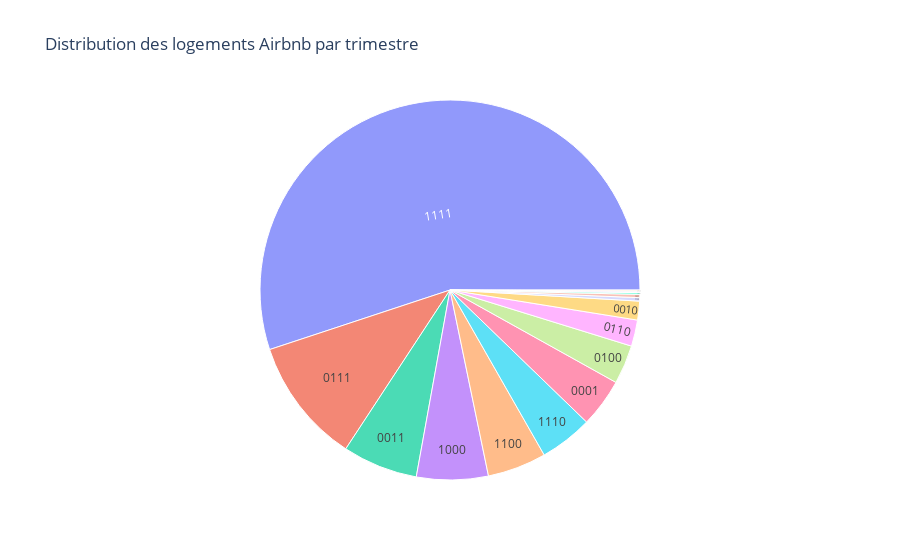

Write notebook code for a chart like this one.
### Markdown cell above
#Analyse de la persistance des annonces Airbnb au fil des trimestres
 
 Ce bloc de code vise à évaluer la continuité des annonces Airbnb sur quatre périodes distinctes.
 Pour chaque période (trimestre), les identifiants uniques des logements sont extraits et comparés.
 Une matrice binaire est ensuite construite pour représenter la présence (1) ou l'absence (0) d'un logement
 à chaque période. Cette matrice est utilisée pour générer une colonne de combinaison, permettant de catégoriser
 les logements selon leur fréquence de réapparition.

 Un graphique sunburst est enfin généré pour visualiser la distribution des logements en fonction de leur 
 persistance dans le temps. Cela permet d’identifier par exemple les annonces actives sur une seule période
 ou celles présentes tout au long de l’année.

### Code cell
from pyspark.sql.functions import lit, col
from functools import reduce


df_T1 = df_listingT1.select("id").distinct().withColumn("T1", lit(1))
df_T2 = df_listingT2.select("id").distinct().withColumn("T2", lit(1))
df_T3 = df_listingT3.select("id").distinct().withColumn("T3", lit(1))
df_T4 = df_listingT4.select("id").distinct().withColumn("T4", lit(1))


dfs = [df_T1, df_T2, df_T3, df_T4]

df_presence = reduce(
    lambda df1, df2: df1.join(df2, on="id", how="outer"),
    dfs
)


df_presence = df_presence.fillna(0)


from pyspark.sql.functions import concat, col

df_presence = df_presence.withColumn(
    "Combination",
    concat(col("T1").cast("int"), col("T2").cast("int"), col("T3").cast("int"), col("T4").cast("int"))
)


df_combination_count = df_presence.groupBy("Combination").count()


df_plot = df_combination_count.toPandas()


import plotly.express as px

fig = px.sunburst(df_plot, path=["Combination"], values="count",
                  title="Distribution des logements Airbnb par trimestre")
fig.show()

### Figure 1 — Plotly figure (JSON) as saved in the notebook; plotly's stock layout.template omitted (floating-point values rounded to 4 significant figures)
{"data": [{"branchvalues": "total", "domain": {"x": [0, 1], "y": [0, 1]}, "hovertemplate": "labels=%{label}<br>count=%{value}<br>parent=%{parent}<br>id=%{id}<extra></extra>", "ids": ["1111", "1100", "0100", "1010", "0101", "1000", "0111", "0011", "1110", "0110", "0010", "0001", "1011", "1101", "1001"], "labels": ["1111", "1100", "0100", "1010", "0101", "1000", "0111", "0011", "1110", "0110", "0010", "0001", "1011", "1101", "1001"], "name": "", "parents": ["", "", "", "", "", "", "", "", "", "", "", "", "", "", ""], "type": "sunburst", "values": [65000.0, 5911.0, 3911.0, 121.0, 140.0, 7190.0, 12600.0, 7551.0, 5328.0, 2643.0, 1886.0, 4888.0, 324.0, 344.0, 176.0]}], "layout": {"legend": {"tracegroupgap": 0}, "title": {"text": "Distribution des logements Airbnb par trimestre"}}}
